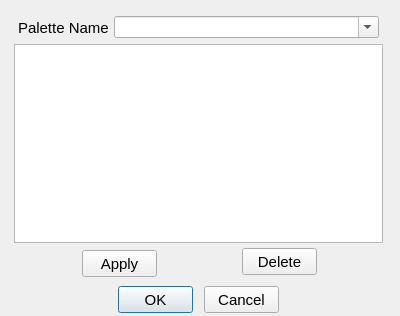
<?xml version="1.0" encoding="UTF-8"?>
<ui version="4.0">
 <class>LayerGroup_Dialog</class>
 <widget class="QDialog" name="LayerGroup_Dialog">
  <property name="geometry">
   <rect>
    <x>0</x>
    <y>0</y>
    <width>400</width>
    <height>316</height>
   </rect>
  </property>
  <property name="sizePolicy">
   <sizepolicy hsizetype="Fixed" vsizetype="MinimumExpanding">
    <horstretch>0</horstretch>
    <verstretch>0</verstretch>
   </sizepolicy>
  </property>
  <property name="minimumSize">
   <size>
    <width>400</width>
    <height>316</height>
   </size>
  </property>
  <property name="maximumSize">
   <size>
    <width>400</width>
    <height>16777215</height>
   </size>
  </property>
  <property name="windowTitle">
   <string>Layer Palettes</string>
  </property>
  <widget class="QComboBox" name="_100">
   <property name="geometry">
    <rect>
     <x>114</x>
     <y>16</y>
     <width>265</width>
     <height>22</height>
    </rect>
   </property>
   <property name="font">
    <font>
     <family>Arial</family>
     <pointsize>11</pointsize>
    </font>
   </property>
   <property name="editable">
    <bool>true</bool>
   </property>
  </widget>
  <widget class="QLabel" name="label">
   <property name="geometry">
    <rect>
     <x>18</x>
     <y>20</y>
     <width>93</width>
     <height>16</height>
    </rect>
   </property>
   <property name="font">
    <font>
     <family>Arial</family>
     <pointsize>11</pointsize>
    </font>
   </property>
   <property name="text">
    <string>Palette Name</string>
   </property>
  </widget>
  <widget class="QPushButton" name="_300">
   <property name="geometry">
    <rect>
     <x>82</x>
     <y>250</y>
     <width>75</width>
     <height>27</height>
    </rect>
   </property>
   <property name="font">
    <font>
     <pointsize>11</pointsize>
    </font>
   </property>
   <property name="text">
    <string>Apply</string>
   </property>
  </widget>
  <widget class="QPushButton" name="_400">
   <property name="geometry">
    <rect>
     <x>242</x>
     <y>248</y>
     <width>75</width>
     <height>27</height>
    </rect>
   </property>
   <property name="font">
    <font>
     <pointsize>11</pointsize>
    </font>
   </property>
   <property name="text">
    <string>Delete</string>
   </property>
  </widget>
  <widget class="QPushButton" name="_1">
   <property name="geometry">
    <rect>
     <x>118</x>
     <y>286</y>
     <width>75</width>
     <height>27</height>
    </rect>
   </property>
   <property name="font">
    <font>
     <pointsize>11</pointsize>
    </font>
   </property>
   <property name="text">
    <string>OK</string>
   </property>
   <property name="default">
    <bool>true</bool>
   </property>
  </widget>
  <widget class="QPushButton" name="_2">
   <property name="geometry">
    <rect>
     <x>204</x>
     <y>286</y>
     <width>75</width>
     <height>27</height>
    </rect>
   </property>
   <property name="font">
    <font>
     <pointsize>11</pointsize>
    </font>
   </property>
   <property name="text">
    <string>Cancel</string>
   </property>
   <property name="autoDefault">
    <bool>false</bool>
   </property>
  </widget>
  <widget class="QTableView" name="_200">
   <property name="geometry">
    <rect>
     <x>14</x>
     <y>44</y>
     <width>369</width>
     <height>199</height>
    </rect>
   </property>
   <property name="font">
    <font>
     <family>Arial</family>
     <pointsize>11</pointsize>
    </font>
   </property>
   <property name="horizontalScrollBarPolicy">
    <enum>Qt::ScrollBarAlwaysOff</enum>
   </property>
   <property name="editTriggers">
    <set>QAbstractItemView::NoEditTriggers</set>
   </property>
   <property name="dragDropOverwriteMode">
    <bool>false</bool>
   </property>
   <property name="selectionMode">
    <enum>QAbstractItemView::MultiSelection</enum>
   </property>
   <property name="selectionBehavior">
    <enum>QAbstractItemView::SelectRows</enum>
   </property>
   <property name="showGrid">
    <bool>false</bool>
   </property>
   <property name="wordWrap">
    <bool>false</bool>
   </property>
   <attribute name="horizontalHeaderHighlightSections">
    <bool>false</bool>
   </attribute>
   <attribute name="verticalHeaderVisible">
    <bool>false</bool>
   </attribute>
   <attribute name="verticalHeaderHighlightSections">
    <bool>false</bool>
   </attribute>
  </widget>
 </widget>
 <resources/>
 <connections/>
</ui>
